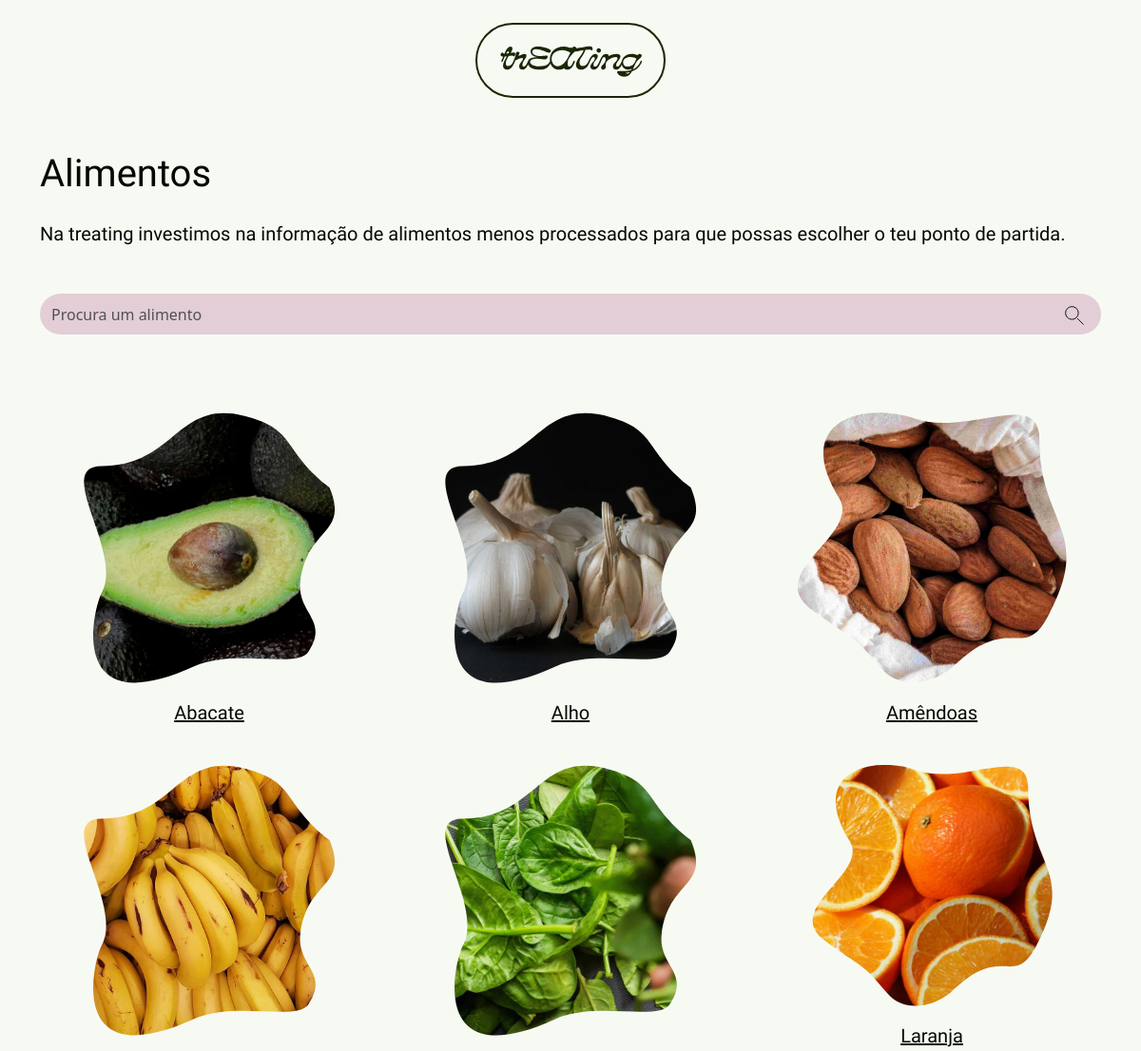
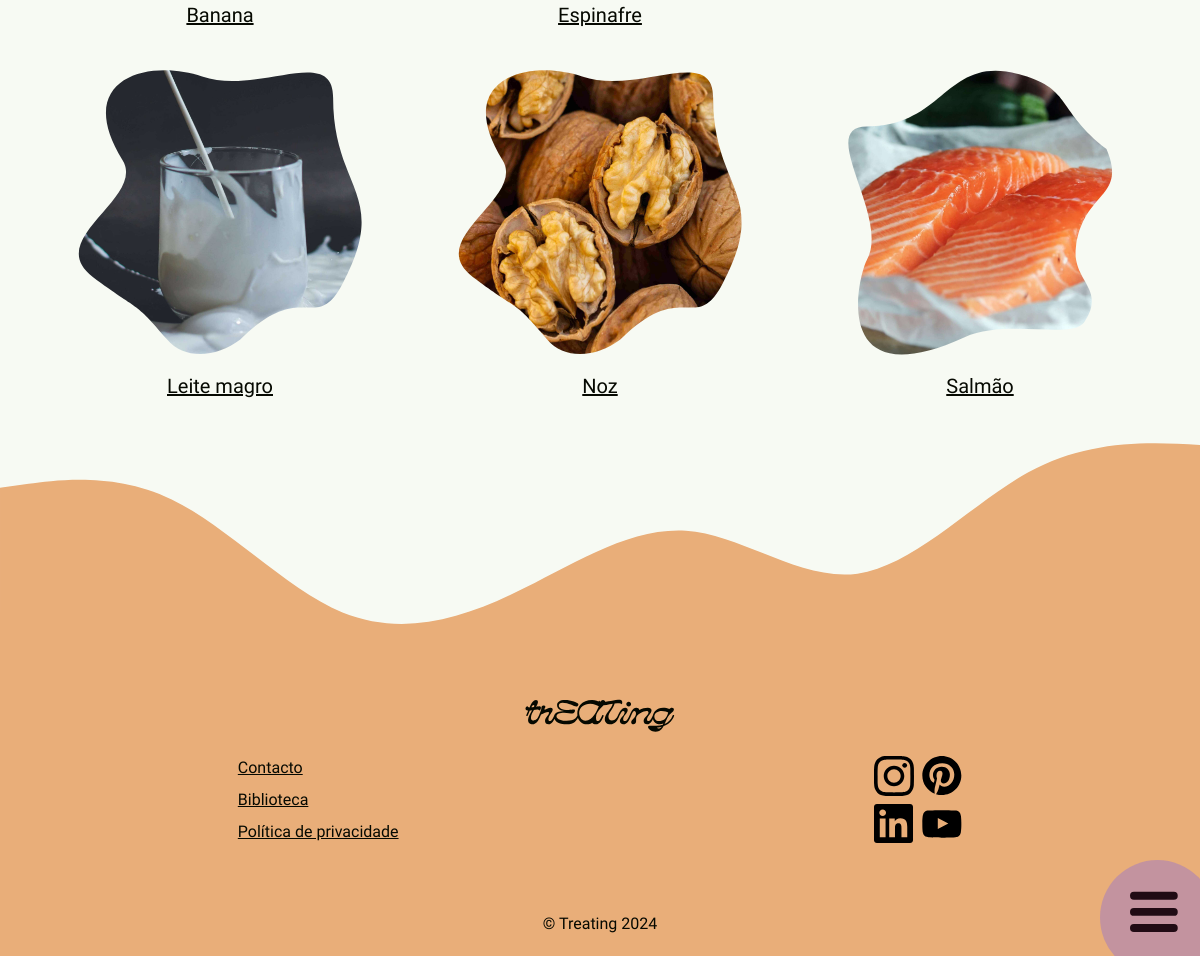
The page /alimentos.php on the database its author committed (2 pictures, top to bottom).
### tables this page shows
CREATE TABLE `food` (
  `idfood` int(11) NOT NULL,
  `name` varchar(40) NOT NULL,
  `category` varchar(40) NOT NULL,
  `image` text NOT NULL
);

### alimentos.php (the view, shortened to what this page needs)
<?php
  require "connection.php";
  $msgType = "";
  if (isset($_GET["submit"])) {
    $searchString = $_GET["searchString"];
    $query = "SELECT idfood, name, category, image
    FROM food
    WHERE name like '%$searchString%'
    ORDER BY name ASC";
    $result = mysqli_query($connection, $query);
    $food = mysqli_fetch_assoc($result);
    if (mysqli_num_rows($result) == 0) {
      $noresults = true;
      $msgType = "info";
    }
  } else {
      $query = "SELECT idfood, name, category, image
            FROM food
            ORDER BY name ASC";
      $result = mysqli_query($connection, $query);
  }
?>
<!doctype html>
<html lang="en">
  <head>
    <link href="https://cdn.jsdelivr.net/npm/bootstrap@5.3.3/dist/css/bootstrap.min.css" rel="stylesheet">
    <link rel="stylesheet" href="./CSS/styles.css">
  </head>
  <body>
  <?php include "header.php"?>
 <main>
    <div class="container">
      <div class="mt-5">
        <h1 class="mb-4">Alimentos</h1>
        <p class="mb-5 fs-5">Na treating investimos na informação de alimentos menos processados para que possas escolher o teu ponto de partida.</p>
      </div>
      <div class="my-4s">
        <div class="searchal input-group mb-5">
          <input type="text" class="searchbar form-control bg-transparent border-0" placeholder="Procura um alimento" aria-label="Procura um alimento.." aria-describedby="button-addon2" name="searchString"
          value="<?php
          if (isset($searchString))
            echo $searchString;
          ?>">
          <i class="p-2 me-2">
            <svg width="27" height="27" viewBox="0 0 27 27" fill="none" xmlns="http://www.w3.org/2000/svg">
              <circle cx="12.375" cy="12.375" r="6.75" stroke="#060901" stroke-width="0.931035"/>
              <path d="M24.3 24.3L18.225 18.225" stroke="#060901" stroke-width="0.931035" stroke-linecap="round"/>
            </svg>
          </i>
        </div>
      </div>
      <div class="m-0 alert alert-<?php echo $msgType; ?>">
      </div>
      <div class="row filter_data">
        <?php
          foreach ($result as $food) {
            $idfood = $food["idfood"];
            if($idfood % 2 == 0){
              $mask = '2';
            } else{
              $mask = '1';
            };
        ?>
        <div class="p-0 mb-4 col-6 col-md-4">
          <a href="detalhealimento.php?idfood=<?php echo $idfood?>">
            <div class="mask<?php echo $mask ?> overflow-hidden">
              <img src="./media/alimentos/<?php echo $food["image"]; ?>" alt="<?php echo $food["name"] ?>" class="img-fluid">
            </div>
            <p class="my-3 fs-5 text-center"><?php echo $food["name"]; ?></p>
          </a>
        </div>
        <?php }?>
      </div>
    </div>
  </main>
  <?php include "footer.php"?>
  </body>
</html>

### header.php (shortened to what this page needs)
<header>
  <div class="container-fluid">
    <section>
      <div class= "row justify-content-center ">
        <div class= "col-auto mt-4 mb-2">
            <a href="index.php" class="col">
              <img src="./media/icons/logo.svg" alt="Treating logo" >
            </a>
        </div>
      </div>
    </section>
    <section>
      <div class="position-fixed bottom-0 end-0 z-1">
        <div class="menubtn btn-group dropup">
          <img type="button" data-bs-toggle="dropdown" aria-expanded="false" src="./media/icons/menu.svg" alt="Menu">
        </div>
      </div>
    </section>
  </div>
</header>

### footer.php
<footer>
  <div>
    <div class="w-100 p-0">
        <img class="wavef" src="./media/icons/wave.footer.svg" alt="wave separation">
    </div>
    <div class="d-flex flex-column footerbg">
      <div class="p-2 my-3 align-self-center">
        <a href="index.php">
          <img src="./media/icons/logo_no_border.svg" alt="Treating logo">
        </a>
      </div>
      <div class="d-flex justify-content-around align-items-center ">
        <div class="d-flex flex-column gap-2">
              <a data-bs-toggle="modal" data-bs-target="#exampleModal" href="">Contacto</a>
              <a href="biblioteca.php">Biblioteca</a>
              <a href="#">Política de privacidade</a>
        </div>
        <div class="d-flex flex-column gap-2 fs-6">
          <div class="d-flex gap-2">
            <img class="ficon" type="link" href="" src="./media/icons/instagram.svg" alt="Instagram">
            <img class="ficon" type="link" href="" src="./media/icons/pinterest.svg" alt="Pinterest">
          </div>
          <div class="d-flex gap-2">
            <img class="ficon" type="link" href="" src="./media/icons/linkedin.svg" alt="LinkedIn">
            <img class="ficon" type="link" href="" src="./media/icons/youtube.svg" alt="Youtube">
          </div>
        </div>
      </div>
      <div class="p-1 flastdiv d-flex align-items-bottom justify-content-center">
        <p class="text">
        © Treating 2024
        </p>
      </div>
    </div>
  </div>
</footer>

### CSS/styles.css (style rules this page uses)
:root { --bs-primary: #B2CF82; --bs-primary-bg-subtle: #B2CF82; --bs-secondary: #F7FAF3; --bs-secondary-bg-subtle:#F7FAF3; --bs-tertiary-bg: #e3ced7; --bs-tertiary-color: hsla(335, 26%, 66%, 0.90); --bs-warning: #ffc107; --bs-body-color: #060901; --bs-body-bg: #F7FAF3; }
h1 { font-family: "Exo" ; margin-bottom: 0px; }
p , ul, a { font-family: "Heebo"; }
a { color: #060901; }
.menubtn { height: 6em; }
.searchal { background-color: #E3CED7; border-radius: 30px; }
.footerbg { background-color: #E9AE79 }
.ficon { width: 2.5em; height: auto; }
.flastdiv p { margin-top:4em; }

### alimentos.php (style rules this page uses)
.mask1 { -webkit-mask-image: url(./media/icons/blob1.svg); mask-image: url(./media/icons/blob1.svg); -webkit-mask-repeat: no-repeat; mask-repeat: no-repeat; mask-size: 9em; mask-size: contain; -webkit-mask-position:center; }
.mask2 { -webkit-mask-image: url(./media/icons/blob2.svg); mask-image: url(./media/icons/blob2.svg); -webkit-mask-repeat: no-repeat; mask-repeat: no-repeat; mask-size: 9em; mask-size: contain; -webkit-mask-position:center; }

### rows shown on the page
food: image (picture), name "Abacate"
food: image (picture), name "Alho"
food: image (picture), name "Amêndoas"
food: image (picture), name "Banana"
food: image (picture), name "Espinafre"
food: image (picture), name "Laranja"
food: image (picture), name "Leite magro"
food: image (picture), name "Noz"
food: image (picture), name "Salmão"
